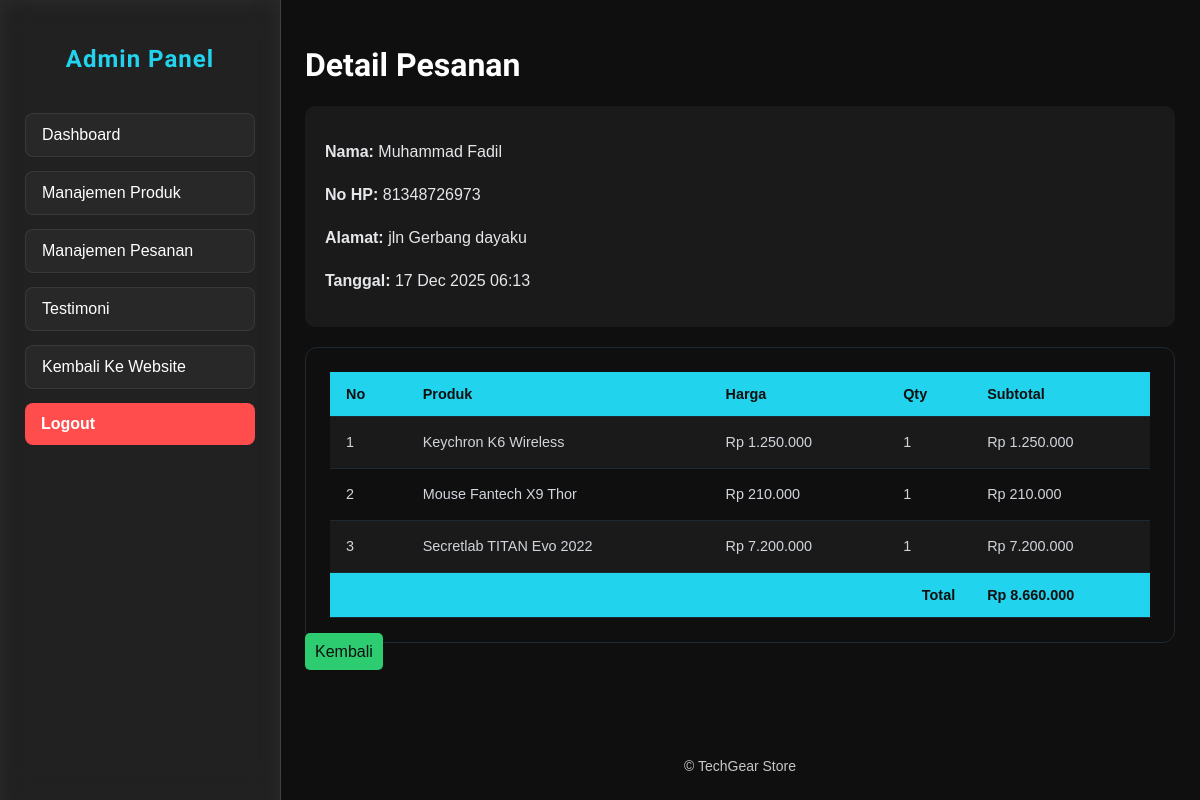
The page /pages/admin/detailPesanan.php?id=2 (signed in) on the database its author committed.
### tables this page shows
CREATE TABLE `orders` (
  `id` int(11) NOT NULL,
  `customer_name` varchar(100) DEFAULT NULL,
  `phone` varchar(20) DEFAULT NULL,
  `address` text DEFAULT NULL,
  `total` int(11) DEFAULT NULL,
  `created_at` timestamp NOT NULL DEFAULT current_timestamp()
);

CREATE TABLE `order_items` (
  `id` int(11) NOT NULL,
  `order_id` int(11) DEFAULT NULL,
  `product_name` varchar(100) DEFAULT NULL,
  `price` int(11) DEFAULT NULL,
  `qty` int(11) DEFAULT NULL
);

### pages/admin/detailPesanan.php (the view, shortened to what this page needs)
<?php
include '../../config/koneksi.php';
$id = (int) $_GET['id'];
$order = mysqli_query(
    $conn,
    "SELECT * FROM orders WHERE id = $id"
);
$data = mysqli_fetch_assoc($order);
$items = mysqli_query(
    $conn,
    "SELECT * FROM order_items WHERE order_id = $id"
);
?>
<?php include 'metaAdmin.php'; ?>
<body>
<?php include 'sidebar.php'; ?>
<div class="main-content">
    <div class="content-wrapper">
        <header>
            <h1>Detail Pesanan</h1>
        </header>
        <div class="order-info">
            <p><strong>Nama:</strong> <?= htmlspecialchars($data['customer_name']); ?></p>
            <p><strong>No HP:</strong> <?= htmlspecialchars($data['phone']); ?></p>
            <p><strong>Alamat:</strong> <?= htmlspecialchars($data['address']); ?></p>
            <p><strong>Tanggal:</strong> <?= date('d M Y H:i', strtotime($data['created_at'])); ?></p>
        </div>
        <div class="table-wrapper">
            <table>
                <tr>
                    <th>No</th>
                    <th>Produk</th>
                    <th>Harga</th>
                    <th>Qty</th>
                    <th>Subtotal</th>
                </tr>
                <?php
                $no = 1;
                $total = 0;
                while ($row = mysqli_fetch_assoc($items)):
                    $subtotal = $row['price'] * $row['qty'];
                    $total += $subtotal;
                ?>
                <tr>
                    <td><?= $no++; ?></td>
                    <td><?= htmlspecialchars($row['product_name']); ?></td>
                    <td>Rp <?= number_format($row['price'],0,',','.'); ?></td>
                    <td><?= $row['qty']; ?></td>
                    <td>Rp <?= number_format($subtotal,0,',','.'); ?></td>
                </tr>
                <?php endwhile; ?>
                <tr>
                    <th colspan="4" style="text-align:right;">Total</th>
                    <th>Rp <?= number_format($total,0,',','.'); ?></th>
                </tr>
            </table>
        </div>
        <div class="cart-action">
            <a href="manajemenPesanan.php" class="btn-back">Kembali</a>
        </div>
    </div>
<?php include 'footerAdmin.php'; ?>

### assets/css/adminStyles/pesanan.css (style rules this page uses)
.order-info { background: var(--color-secondary); padding: 16px 20px; border-radius: 10px; margin-bottom: 20px; color: #e5e7eb; line-height: 1.7; }
.cart-action .btn-back { background: #2ecc71; text-decoration: none; padding: 10px; border-radius: 5px; color: var(--color-tertiary); }

### assets/css/adminStyles/global.css (style rules this page uses)
:root { --color-primary: #22d3ee; --color-primary-hover: #a1e9f4; --color-secondary: #1a1a1a; --color-tertiary: #0f0f0f; --glass-bg: rgba(255, 255, 255, 0.08); --glass-border: rgba(255, 255, 255, 0.15); }
* { scroll-behavior: smooth; }
h1,h2,h3 { font-family: 'Orbitron', sans-serif; }
body { margin: 0; font-family: Arial, sans-serif; background-color: var(--color-tertiary); color: var(--color-text); }
.main-content { margin-left: 280px; color: white; transition: 0.3s ease; min-height: 100vh; display: flex; flex-direction: column; padding: 0; }
.content-wrapper { padding: 25px 25px 0 25px; flex: 1; }

### assets/css/adminStyles/testi.css (style rules this page uses)
.table-wrapper { background: var(--color-tertiary); padding: 24px; border-radius: 12px; border: 1px solid #1f2933; overflow-x: auto; }
.table-wrapper table { width: 100%; min-width: 600px; border-collapse: collapse; font-family: Arial, sans-serif; font-size: 0.9rem; color: #e5e7eb; }
.table-wrapper th { background: var(--color-primary); color: var(--color-tertiary); font-weight: 600; padding: 14px 16px; text-align: left; border-bottom: 1px solid #1f2933; }
.table-wrapper td { padding: 14px 16px; border-bottom: 1px solid #1f2933; color: #d1d5db; line-height: 1.6; vertical-align: top; word-break: break-word; max-width: 300px; }
.table-wrapper tr:nth-child(even) { background-color: var(--color-secondary); }

### rows shown on the page
orders: customer_name "Muhammad Fadil", phone "81348726973", address "jln Gerbang dayaku", created_at "17 Dec 2025 06:13"
order_items: product_name "Keychron K6 Wireless", price "1.250.000", qty "1", subtotal "1.250.000"
order_items: product_name "Mouse Fantech X9 Thor", price "210.000", qty "1", subtotal "210.000"
order_items: product_name "Secretlab TITAN Evo 2022", price "7.200.000", qty "1", subtotal "7.200.000"

### other values the page prints
$total "8.660.000"
